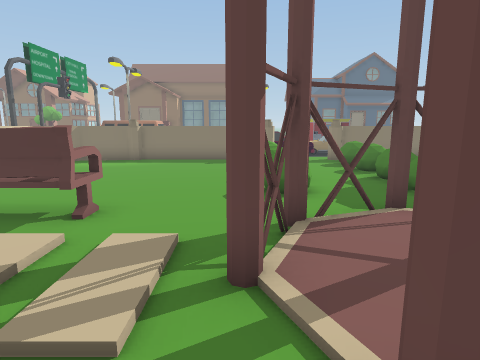
[1] (above)

24 first-person views from a walk through a scene from a Unity 3-D project. The camera is 1.5 m above the floor, tilts 10° down and sees 75° across. The floor is counted in squares, 1 m on a side. Each view is taken from the middle of a square. On the plan, view 1 faces up. The plan holds only what a view shows up to about 15 squares ahead; the rest is blank. The place goes on beyond the plan. The player is left out.

[2]
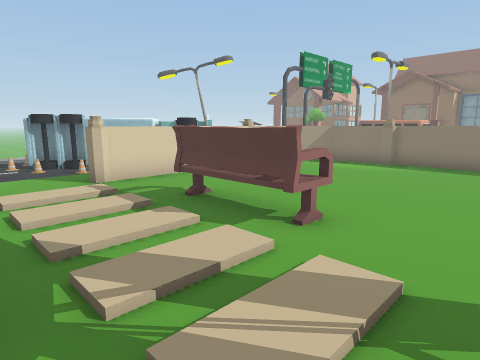

[3]
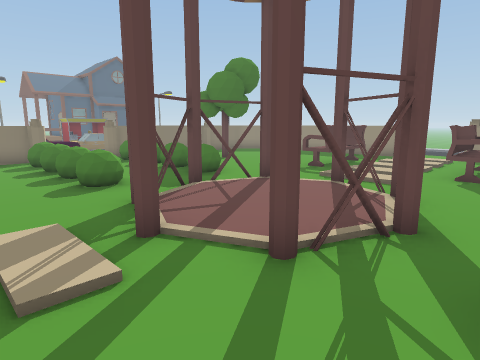

[4]
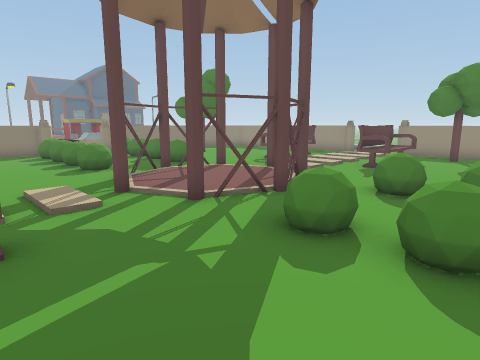

[5]
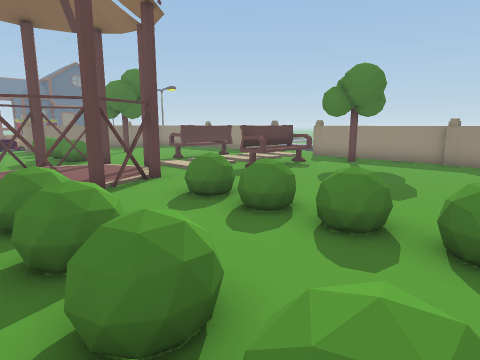

[6]
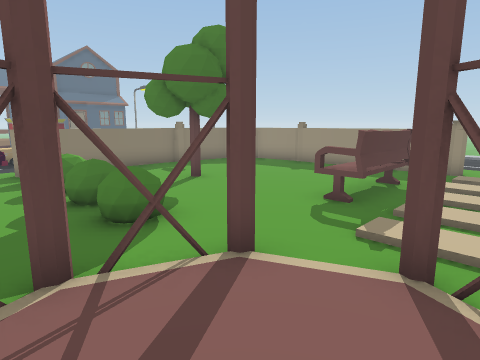

[7]
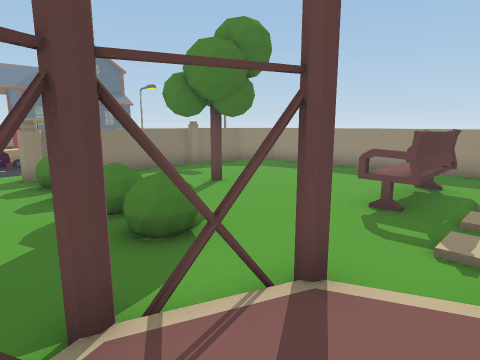

[8]
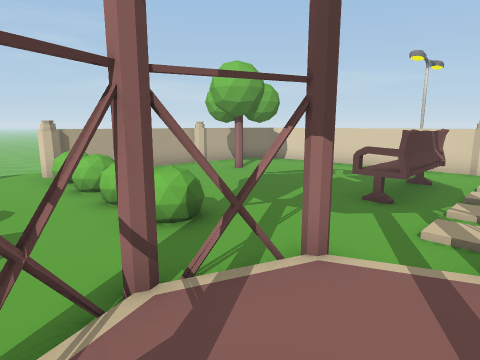

[9]
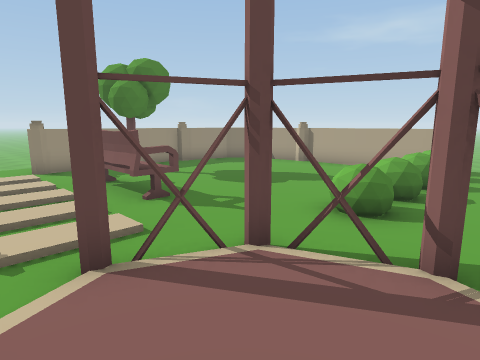

[10]
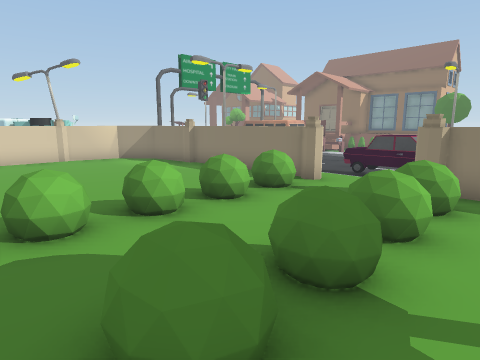

[11]
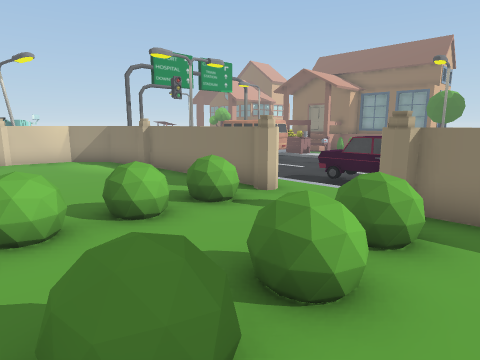

[12]
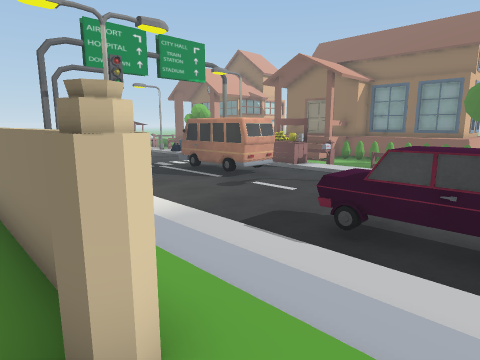

[13]
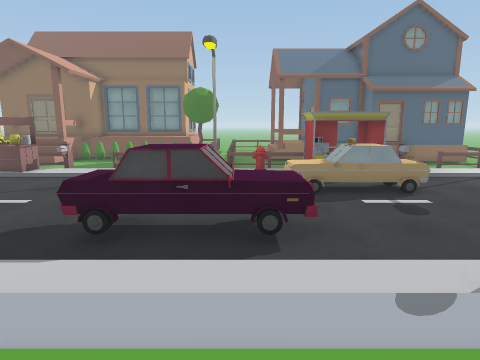

[14]
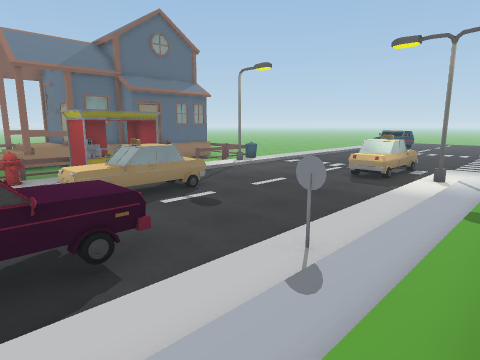

[15]
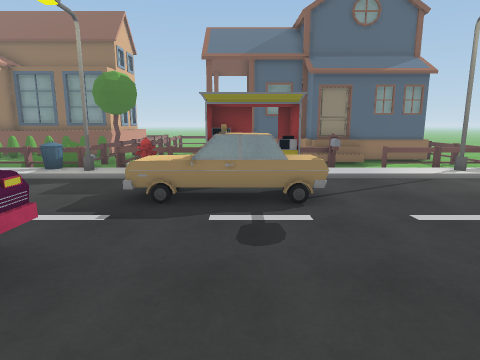

[16]
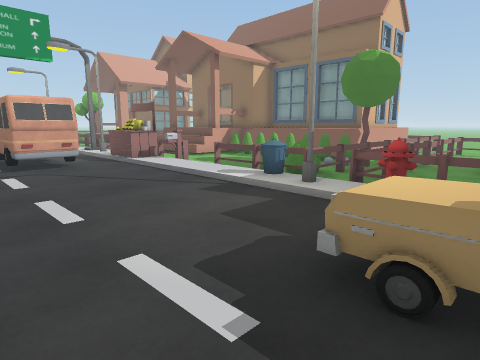

[17]
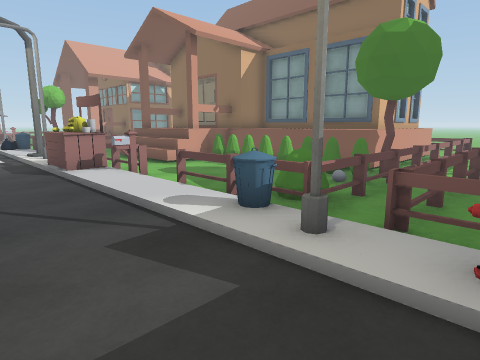

[18]
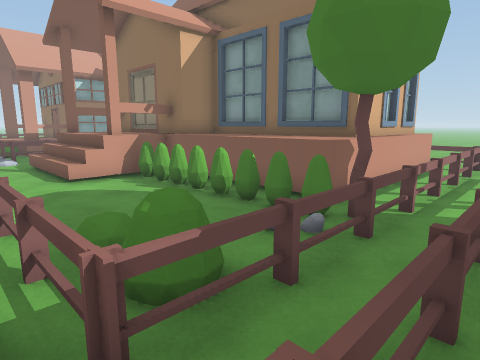

[19]
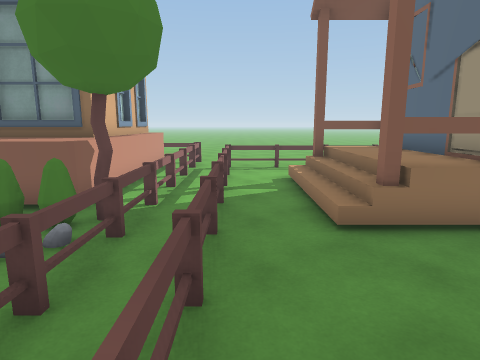

[20]
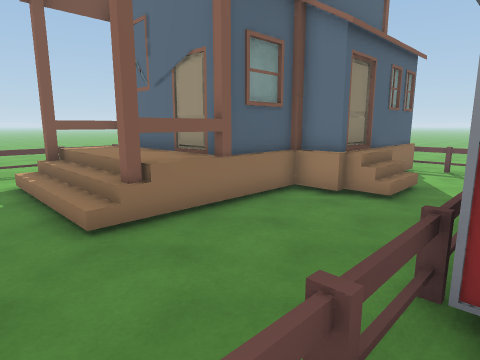

[21]
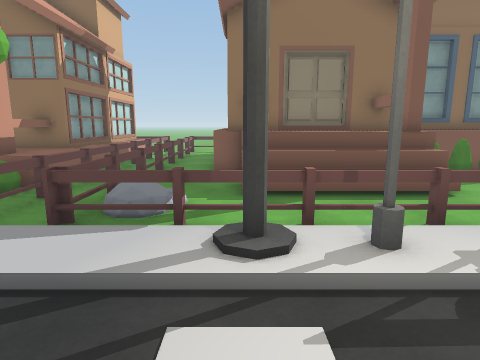

[22]
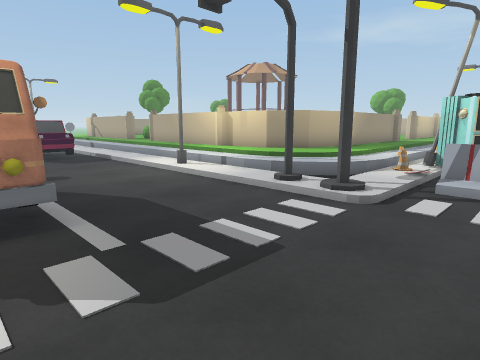

[23]
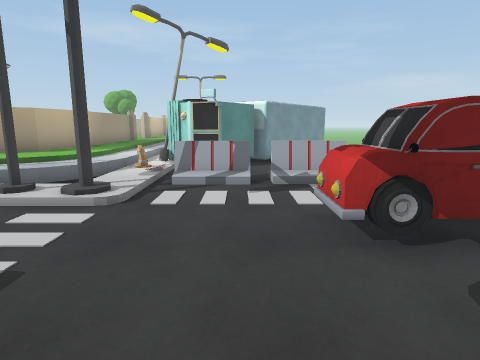

[24]
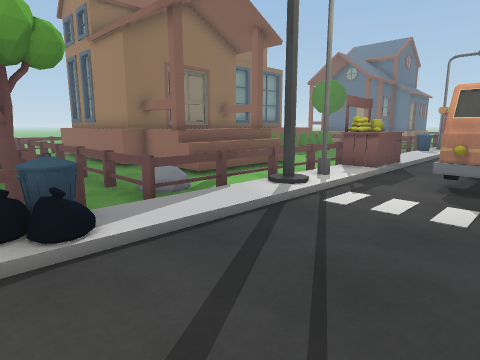

### Floor plan
Key: @ floor where view 1 was taken; # wall or solid block; x gap in a wall; . main floor; - floor 0.25 m lower than the main floor; : floor 0.5 m higher than the main floor; _ floor 0.5 m lower than the main floor; + floor 0.75 m higher than the main floor; < floor 0.75 m lower than the main floor; / step, stairs or slope; = window, fence, low wall or low ledge; ^ raised ledge; v drop or lower ground; S streetlight; T truck; H thing the floor can be seen under or through; C car; R tree; F fence; M mailbox; Y hydrant; A taxi; I sign; B bin; L block; N cone; O other object.
Columns run from 18 left of view 1 to 17 right of it. Each row starts with its distance up from view 1.
 39    O             ##O< <<
 38 #^ O<##          ##O< <<
 37 #^OO<##          #^F<O</==#
 36 #^FF<##          #^F<F</::#
 35 #^FF<##    ##^^^^^^F<F</::#
 34 #^FF<#######^^^^^^^F<F</::#
 33 ^^FF<#^++++v^^^^^^RR<F</::#
 32 ^^FF<<^++++#OOOOOOOF<F</==###
 31 ^^FF<<#////=<<<<<<-F<F<<<<<<######F<
 30 OOFF////////<<<<<<<F<F<<<<<<=OO<<<F<
 29  RFFO/<<<<<<<<<<//OO<F<<<<<<<<<<<<F<
 28  RFFFFFFFFFFFM<FFFFF<FFFFFFFM  FFFF
 27  B____# __OOOM////BB//Y_OOOOM/////
 26 _O______S_OOO_______S_Y_OOOO____S_
 25 _______________________     _____
 24 ________CC  C__________AA AA____
 23  _______CC  C__________AAAAA_____
 22 _ ______CCCCC____________________
 21  __________________________________
 20 __________________CCCCC_________AAA
 19 CC________________CCCCC_________AAAA
 18 CC_________________C_CC_____________
 17  _____#_O___S___________I_______S___
 16  ________////////////////////////___
 15 LLLLLL__////////////////////////
 14   __ _////...#=====#..#=====#=#
 13   __ _N//.#==#................==
 12   __TT_//.=........=..^^.......#=
 11   _TTTS-/.=........^..==........=
 10   TT  O-//#........^..==..#.....#
  9        -/.=........^..^^........=
  8        -/.=........=............=
  7   T    // =........=..^=......  =
  6  T_O      =.. .=..........=..=..=
  5 TT___     =..^^^...##x#...^^^^..=
  4 O_O__   //#.......##............#.
  3 _____   /.........#....H..........
  2         //.............H..........
  1          ##..^^^...##.HH..^^^^..#
  0           =..^^^..@..H....^^^^..=
 -1           =........=..==......#.=
 -2           =........=..==........=
 -3           =........^..^=........=
 -4           #........=............#
 -5           =...... .=..^=........=
 -6           =.....   =..x.........=
 -7           =#..... .=..==  ....
 -8            #=======#..#=====#=

Positions as (right, up) in squares from view 1, and headings:
1: (0, 0), facing up
2: (0, 1), facing up-left
3: (-2, -1), facing up-right
4: (-3, -4), facing up-right
5: (0, -7), facing up-right
6: (2, 2), facing up-right
7: (2, 3), facing up-right
8: (4, 3), facing down-left
9: (2, 4), facing down-right
10: (6, 6), facing up-left
11: (6, 8), facing up-left
12: (3, 13), facing up-left
13: (3, 13), facing up
14: (2, 14), facing up-right
15: (7, 16), facing up
16: (6, 20), facing up-left
17: (4, 23), facing up-left
18: (3, 27), facing up-left
19: (3, 27), facing up
20: (3, 27), facing up-right
21: (-12, 23), facing up
22: (-15, 23), facing down-right
23: (-15, 23), facing down
24: (-18, 22), facing up-right
